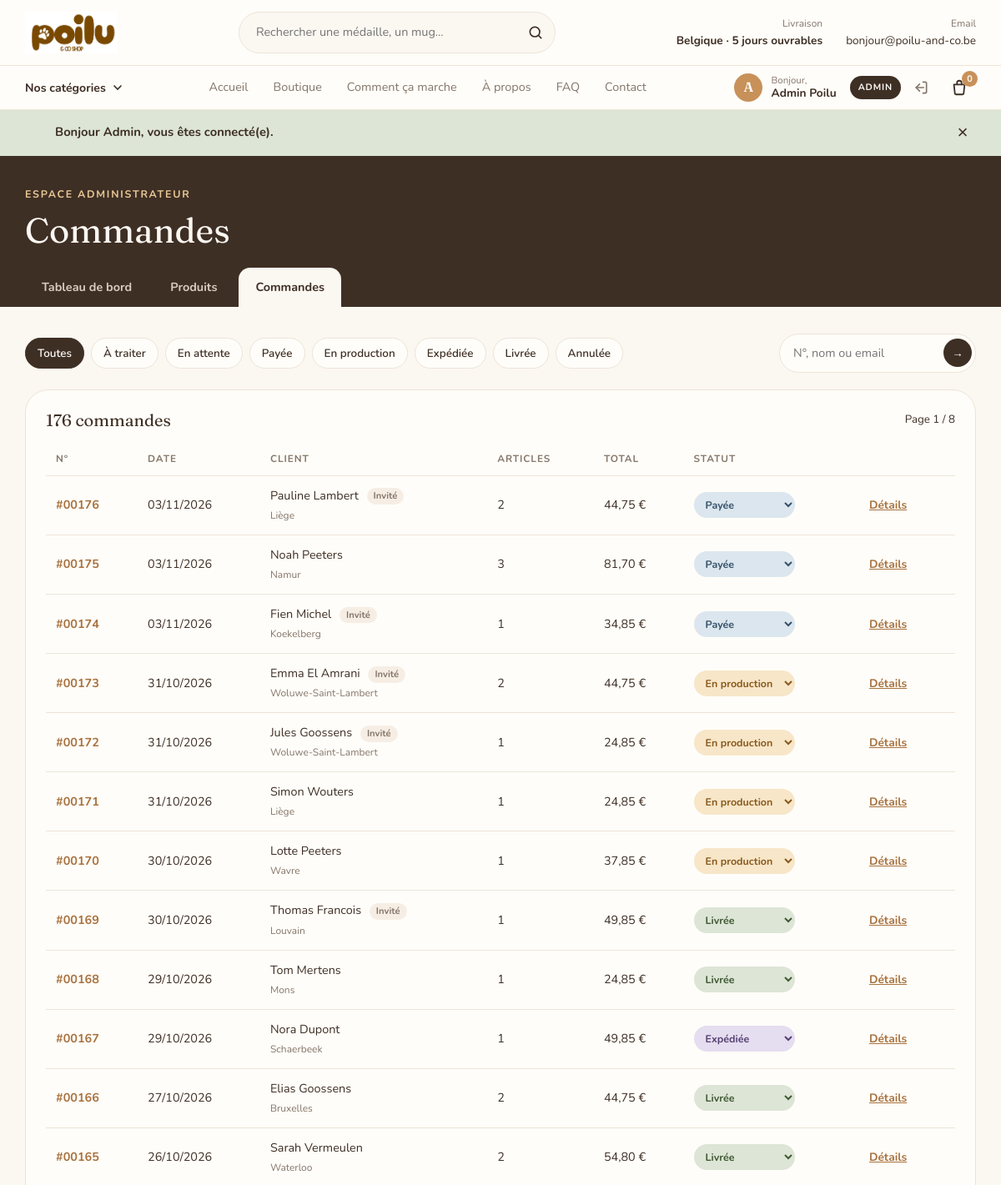
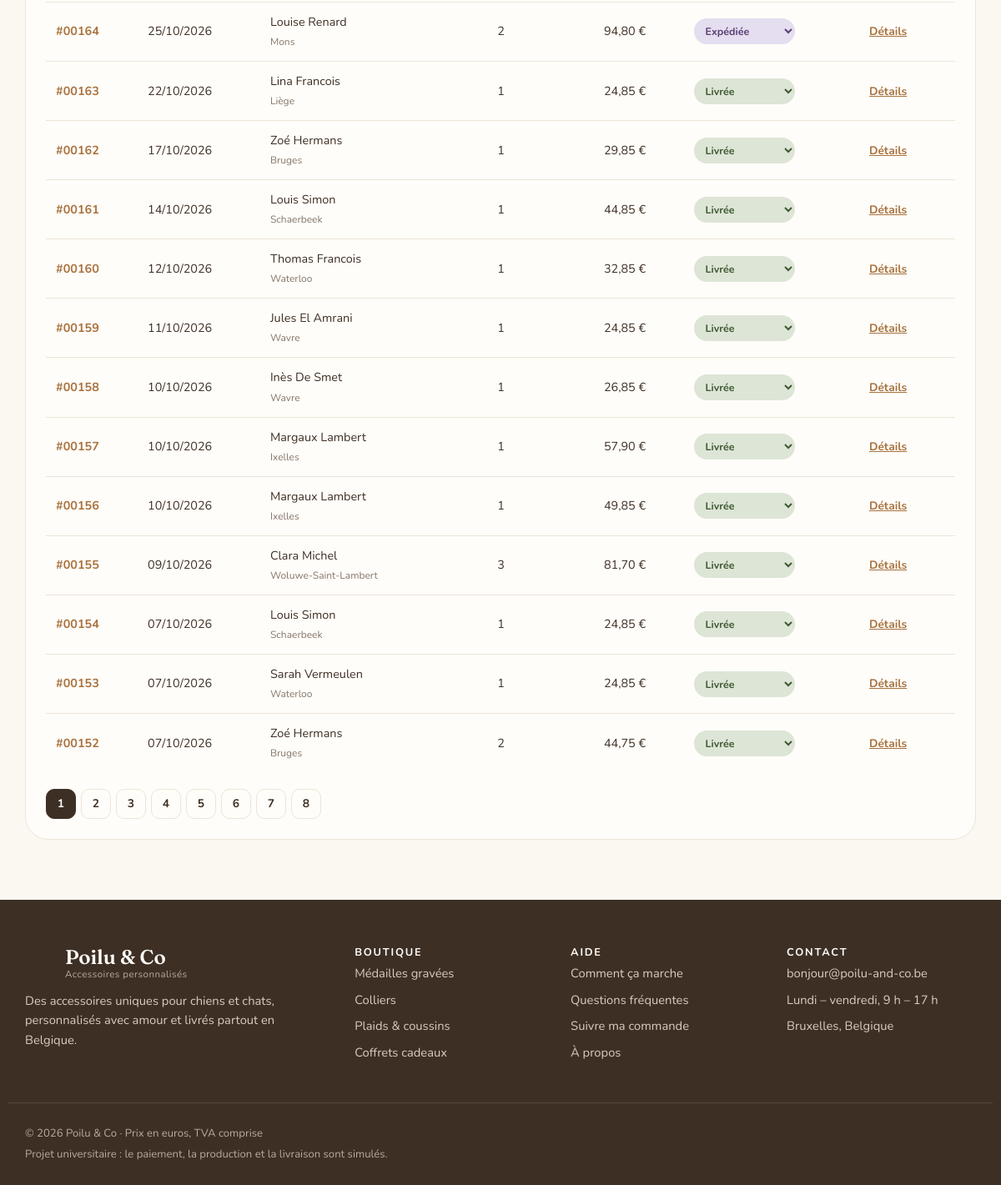
/pages/manage-orders.php (signed in), run on the app's committed database (2 pictures, top to bottom).
### tables this page shows
CREATE TABLE orders (
    id             INT AUTO_INCREMENT PRIMARY KEY,
    user_id        INT          NULL,
    first_name    VARCHAR(50)  NOT NULL,
    last_name     VARCHAR(50)  NOT NULL,
    email         VARCHAR(120) NOT NULL,
    phone         VARCHAR(20)  NULL,
    address       VARCHAR(150) NOT NULL,
    postal_code   CHAR(4)      NOT NULL,
    city          VARCHAR(80)  NOT NULL,
    subtotal      DECIMAL(8,2) NOT NULL,
    shipping_cost DECIMAL(6,2) NOT NULL,
    total         DECIMAL(8,2) NOT NULL,
    payment_method ENUM('bancontact', 'card', 'paypal') NOT NULL DEFAULT 'bancontact',    
     
    status        ENUM('pending', 'paid', 'in_production', 'shipped', 'delivered', 'cancelled') NOT NULL DEFAULT 'pending',
    created_at    DATETIME     NOT NULL DEFAULT CURRENT_TIMESTAMP,
    FOREIGN KEY (user_id) REFERENCES users(id) ON DELETE SET NULL
);

### pages/manage-orders.php (the view, shortened to what this page needs)
<?php
require '../includes/db.php';
require '../includes/functions.php';
$statuses = order_statuses();
$order = false;
if (!$order) {
    $filter_status = $_GET['status'] ?? '';
    $search        = mb_substr(trim($_GET['search'] ?? ''), 0, 60);
    $page          = max(1, (int) ($_GET['page'] ?? 1));
    $per_page      = 25;
    $where  = [];
    $params = [];
    if ($filter_status === 'to_process') {
        $where[] = "o.status IN ('pending', 'paid', 'in_production')";
    } elseif (array_key_exists($filter_status, $statuses)) {
        $where[] = 'o.status = :status';
        $params['status'] = $filter_status;
    } else {
        $filter_status = '';
    }
    $where_sql = $where ? 'WHERE ' . implode(' AND ', $where) : '';
    $statement = $pdo->prepare("SELECT COUNT(*) FROM orders o $where_sql");
    $statement->execute($params);
    $order_total = (int) $statement->fetchColumn();
    $page_count  = max(1, (int) ceil($order_total / $per_page));
    $page        = min($page, $page_count);
    $offset      = ($page - 1) * $per_page;
    $statement = $pdo->prepare("
        SELECT o.*, (SELECT SUM(quantity) FROM order_items WHERE order_id = o.id) AS item_count
        FROM orders o
        $where_sql
        ORDER BY o.created_at DESC
        LIMIT $per_page OFFSET $offset
    ");
    $statement->execute($params);
    $orders = $statement->fetchAll();
    function page_link($page_number, $filter_status, $search)
    {
        return 'manage-orders.php?' . http_build_query(['status' => $filter_status, 'search' => $search, 'page' => $page_number]);
    }
}
require '../includes/header.php';
?>
<section class="admin-hero">
    <div class="container">
        <p class="eyebrow">Espace administrateur</p>
        <h1><?= $order ? 'Commande #' . order_number($order['id']) : 'Commandes' ?></h1>
        <nav class="admin-nav" aria-label="Menu admin">
            <a href="admin.php">Tableau de bord</a>
            <a href="manage-products.php">Produits</a>
            <a href="manage-orders.php" class="is-active">Commandes</a>
        </nav>
    </div>
</section>
<section class="admin-section">
    <div class="container">
        <?php if ($order): ?>
            <a href="manage-orders.php" class="admin-link admin-back">← Toutes les commandes</a>
            <div class="admin-grid">
                <div class="admin-card admin-card-wide">
                    <h2>Articles</h2>
                    <ul class="order-detail-items">
                        <?php foreach ($order_items as $item): ?>
                            <li>
                                <div>
                                    <strong><?= (int) $item['quantity'] ?> × <?= e($item['product_name']) ?></strong>
                                    <div class="order-detail-perso">
                                        <?php if ($item['pet_name']): ?><span>Prénom : <b><?= e($item['pet_name']) ?></b></span><?php endif; ?>
                                        <?php if ($item['engraved_phone']): ?><span>Téléphone : <b><?= e($item['engraved_phone']) ?></b></span><?php endif; ?>
                                        <?php if ($item['color']): ?><span>Couleur : <b><?= e($item['color']) ?></b></span><?php endif; ?>
                                        <?php if ($item['size']): ?><span>Taille : <b><?= e($item['size']) ?></b></span><?php endif; ?>
                                        <?php if ($item['message']): ?><span>Message : <b><?= e($item['message']) ?></b></span><?php endif; ?>
                                        <?php if ($item['photo']): ?>
                                            <a href="../assets/images/uploads/<?= e($item['photo']) ?>" target="_blank" rel="noopener">Voir la photo de l'animal ↗</a>
                                        <?php endif; ?>
                                    </div>
                                </div>
                                <span><?= format_price($item['unit_price'] * $item['quantity']) ?></span>
                            </li>
                        <?php endforeach; ?>
                    </ul>
                    <dl class="order-detail-totals">
                        <div><dt>Sous-total</dt><dd><?= format_price($order['subtotal']) ?></dd></div>
                        <div><dt>Livraison</dt><dd><?= $order['shipping_cost'] > 0 ? format_price($order['shipping_cost']) : 'Offerte' ?></dd></div>
                        <div class="order-detail-total"><dt>Total</dt><dd><?= format_price($order['total']) ?></dd></div>
                    </dl>
                </div>
                <div class="admin-card">
                    <h2>Statut</h2>
                    <p><span class="status-badge status-<?= e($order['status']) ?>"><?= e(order_status_label($order['status'])) ?></span></p>
                    <form method="post" action="manage-orders.php" class="status-form">
                        <input type="hidden" name="csrf_token" value="<?= e(csrf_token()) ?>">
                        <input type="hidden" name="order_id" value="<?= (int) $order['id'] ?>">
                        <input type="hidden" name="from" value="details">
                        <label for="status" class="visually-hidden">Nouveau statut</label>
                        <select id="status" name="status">
                            <?php foreach ($statuses as $value => $label): ?>
                                <option value="<?= e($value) ?>" <?= $order['status'] === $value ? 'selected' : '' ?>><?= e($label) ?></option>
                            <?php endforeach; ?>
                        </select>
                        <button type="submit" class="button button-small">Mettre à jour</button>
                    </form>
                    <p class="field-help">Production et livraison simulées : le statut est changé à la main.</p>
                </div>
                <div class="admin-card">
                    <h2>Client</h2>
                    <p class="order-detail-customer">
                        <strong><?= e($order['first_name'] . ' ' . $order['last_name']) ?></strong>
                        <span class="admin-tag"><?= $order['user_id'] ? 'Compte client' : 'Invité' ?></span><br>
                        <a href="mailto:<?= e($order['email']) ?>"><?= e($order['email']) ?></a><br>
                        <?= $order['phone'] ? e($order['phone']) . '<br>' : '' ?>
                        <br>
                        <?= e($order['address']) ?><br>
                        <?= e($order['postal_code']) ?> <?= e($order['city']) ?>, Belgique
                    </p>
                    <p class="field-help">
                        Commandée le <?= date('d/m/Y à H:i', strtotime($order['created_at'])) ?><br>
                        Paiement (simulé) : <?= e(payment_method_label($order['payment_method'])) ?>
                    </p>
                </div>
            </div>
        <?php else: ?>
            <form method="get" action="manage-orders.php" class="admin-filters">
                <div class="admin-status-tabs">
                    <a href="manage-orders.php?search=<?= e(urlencode($search)) ?>" class="<?= $filter_status === '' ? 'is-active' : '' ?>">Toutes</a>
                    <a href="manage-orders.php?status=to_process&amp;search=<?= e(urlencode($search)) ?>" class="<?= $filter_status === 'to_process' ? 'is-active' : '' ?>">À traiter</a>
                    <?php foreach ($statuses as $value => $label): ?>
                        <a href="manage-orders.php?status=<?= e($value) ?>&amp;search=<?= e(urlencode($search)) ?>" class="<?= $filter_status === $value ? 'is-active' : '' ?>"><?= e($label) ?></a>
                    <?php endforeach; ?>
                </div>
                <div class="filter-search admin-search">
                    <input type="search" id="order-search" name="search" value="<?= e($search) ?>" placeholder="N°, nom ou email">
                    <button type="submit" aria-label="Rechercher">→</button>
                </div>
            </form>
            <div class="admin-card">
                <div class="admin-card-head">
                    <h2><?= $order_total ?> commande<?= $order_total > 1 ? 's' : '' ?></h2>
                    <?php if ($page_count > 1): ?><small>Page <?= $page ?> / <?= $page_count ?></small><?php endif; ?>
                </div>
                <?php if (count($orders) === 0): ?>
                    <p class="admin-empty">Aucune commande ne correspond.</p>
                <?php else: ?>
                <div class="table-wrap">
                    <table class="admin-table">
                        <thead>
                            <tr><th>N°</th><th>Date</th><th>Client</th><th>Articles</th><th>Total</th><th>Statut</th><th></th></tr>
                        </thead>
                        <tbody>
                            <?php foreach ($orders as $row): ?>
                                <tr>
                                    <td><a href="manage-orders.php?id=<?= (int) $row['id'] ?>">#<?= order_number($row['id']) ?></a></td>
                                    <td><?= date('d/m/Y', strtotime($row['created_at'])) ?></td>
                                    <td>
                                        <?= e($row['first_name'] . ' ' . $row['last_name']) ?>
                                        <?php if (!$row['user_id']): ?><span class="admin-tag">Invité</span><?php endif; ?>
                                        <br><small><?= e($row['city']) ?></small>
                                    </td>
                                    <td><?= (int) $row['item_count'] ?></td>
                                    <td><?= format_price($row['total']) ?></td>
                                    <td>
                                        <form method="post" action="manage-orders.php" class="status-form-inline">
                                            <select id="status-<?= (int) $row['id'] ?>" name="status" class="status-select status-<?= e($row['status']) ?>" data-auto-submit>
                                                <?php foreach ($statuses as $value => $label): ?>
                                                    <option value="<?= e($value) ?>" <?= $row['status'] === $value ? 'selected' : '' ?>><?= e($label) ?></option>
                                                <?php endforeach; ?>
                                            </select>
                                        </form>
                                    </td>
                                    <td><a href="manage-orders.php?id=<?= (int) $row['id'] ?>" class="admin-link">Détails</a></td>
                                </tr>
                            <?php endforeach; ?>
                        </tbody>
                    </table>
                </div>
                <?php endif; ?>
                <?php if ($page_count > 1): ?>
                    <nav class="pagination" aria-label="Pages">
                        <?php for ($i = 1; $i <= $page_count; $i++): ?>
                            <a href="<?= e(page_link($i, $filter_status, $search)) ?>" class="<?= $i === $page ? 'is-active' : '' ?>"><?= $i ?></a>
                        <?php endfor; ?>
                    </nav>
                <?php endif; ?>
            </div>
        <?php endif; ?>
    </div>
</section>
<?php require '../includes/footer.php'; ?>

### assets/css/style.css (style rules this page uses)
:root { --color-cream: #FBF7F1; --color-sand: #F6EEE4; --color-beige: #EDE4D8; --color-caramel: #C8915A; --color-caramel-dk: #A8723F; --color-brown: #3E2F25; --color-muted: #85766A; --color-white: #FFFDF9; --color-sage: #DDE5D6; --color-rose: #F3DCD4; --color-sky: #DCE6EE; --font-title: 'Fraunces', Georgia, serif; --font-text: 'Nunito', 'Segoe UI', sans-serif; --radius: 18px; --radius-big: 28px; --shadow: 0 12px 30px rgba(62, 47, 37, 0.08); }
*, *::before, *::after { box-sizing: border-box; }
html { scroll-behavior: smooth; }
body { margin: 0; font-family: var(--font-text); font-size: 16px; line-height: 1.6; color: var(--color-brown); background: var(--color-cream); }
a { color: inherit; text-decoration: none; }
h1, h2, h3 { font-family: var(--font-title); font-weight: 400; line-height: 1.15; margin: 0 0 .5em; }
h1 { font-size: clamp(2.3rem, 6vw, 4rem); }
h2 { font-size: clamp(1.8rem, 4vw, 2.7rem); }
.container { width: 100%; max-width: 1180px; margin: 0 auto; padding: 0 20px; }
.eyebrow { margin: 0 0 10px; color: var(--color-caramel); font-size: .78rem; font-weight: 700; letter-spacing: .14em; text-transform: uppercase; }

### data on the page
orders: id "00176", created_at "03/11/2026", first_name+last_name "Pauline Lambert", shows "Invité", city "Liège", item_count "2", total "44,75 €", status "Payée"
orders: id "00175", created_at "03/11/2026", first_name+last_name "Noah Peeters", city "Namur", item_count "3", total "81,70 €", status "Payée"
orders: id "00174", created_at "03/11/2026", first_name+last_name "Fien Michel", shows "Invité", city "Koekelberg", item_count "1", total "34,85 €", status "Payée"
orders: id "00173", created_at "31/10/2026", first_name+last_name "Emma El Amrani", shows "Invité", city "Woluwe-Saint-Lambert", item_count "2", total "44,75 €", status "En production"
orders: id "00172", created_at "31/10/2026", first_name+last_name "Jules Goossens", shows "Invité", city "Woluwe-Saint-Lambert", item_count "1", total "24,85 €", status "En production"
orders: id "00171", created_at "31/10/2026", first_name+last_name "Simon Wouters", city "Liège", item_count "1", total "24,85 €", status "En production"
orders: id "00170", created_at "30/10/2026", first_name+last_name "Lotte Peeters", city "Wavre", item_count "1", total "37,85 €", status "En production"
orders: id "00169", created_at "30/10/2026", first_name+last_name "Thomas Francois", shows "Invité", city "Louvain", item_count "1", total "49,85 €", status "Livrée"
orders: id "00168", created_at "29/10/2026", first_name+last_name "Tom Mertens", city "Mons", item_count "1", total "24,85 €", status "Livrée"
orders: id "00167", created_at "29/10/2026", first_name+last_name "Nora Dupont", city "Schaerbeek", item_count "1", total "49,85 €", status "Expédiée"
orders: id "00166", created_at "27/10/2026", first_name+last_name "Elias Goossens", city "Bruxelles", item_count "2", total "44,75 €", status "Livrée"
orders: id "00165", created_at "26/10/2026", first_name+last_name "Sarah Vermeulen", city "Waterloo", item_count "2", total "54,80 €", status "Livrée"
orders: id "00164", created_at "25/10/2026", first_name+last_name "Louise Renard", city "Mons", item_count "2", total "94,80 €", status "Expédiée"
orders: id "00163", created_at "22/10/2026", first_name+last_name "Lina Francois", city "Liège", item_count "1", total "24,85 €", status "Livrée"
orders: id "00162", created_at "17/10/2026", first_name+last_name "Zoé Hermans", city "Bruges", item_count "1", total "29,85 €", status "Livrée"
orders: id "00161", created_at "14/10/2026", first_name+last_name "Louis Simon", city "Schaerbeek", item_count "1", total "44,85 €", status "Livrée"
orders: id "00160", created_at "12/10/2026", first_name+last_name "Thomas Francois", city "Waterloo", item_count "1", total "32,85 €", status "Livrée"
orders: id "00159", created_at "11/10/2026", first_name+last_name "Jules El Amrani", city "Wavre", item_count "1", total "24,85 €", status "Livrée"
orders: id "00158", created_at "10/10/2026", first_name+last_name "Inès De Smet", city "Wavre", item_count "1", total "26,85 €", status "Livrée"
orders: id "00157", created_at "10/10/2026", first_name+last_name "Margaux Lambert", city "Ixelles", item_count "1", total "57,90 €", status "Livrée"
orders: id "00156", created_at "10/10/2026", first_name+last_name "Margaux Lambert", city "Ixelles", item_count "1", total "49,85 €", status "Livrée"
orders: id "00155", created_at "09/10/2026", first_name+last_name "Clara Michel", city "Woluwe-Saint-Lambert", item_count "3", total "81,70 €", status "Livrée"
orders: id "00154", created_at "07/10/2026", first_name+last_name "Louis Simon", city "Schaerbeek", item_count "1", total "24,85 €", status "Livrée"
orders: id "00153", created_at "07/10/2026", first_name+last_name "Sarah Vermeulen", city "Waterloo", item_count "1", total "24,85 €", status "Livrée"
orders: id "00152", created_at "07/10/2026", first_name+last_name "Zoé Hermans", city "Bruges", item_count "2", total "44,75 €", status "Livrée"

### other printed values
DELIVERY_WORKING_DAYS "5"
mb_strtoupper(mb_substr($_SESSION['user_first_name'] ?? '?', 0, 1)) "A"
$user_name "Admin Poilu"
$cart_items "0"
$auth_notice "Bonjour Admin, vous êtes connecté(e)."
$label "En attente"
$label "Payée"
$label "En production"
$label "Expédiée"
$label "Livrée"
$label "Annulée"
$order_total "176"
$page "1"
$page_count "8"
